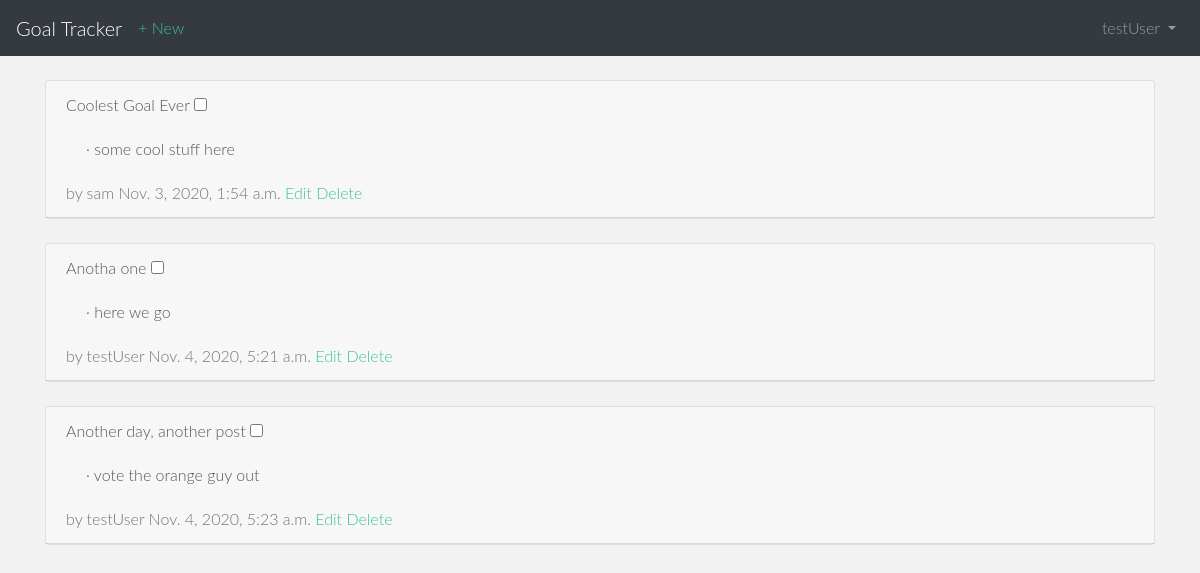
Page /goals/ (signed in) on the earlier database version.
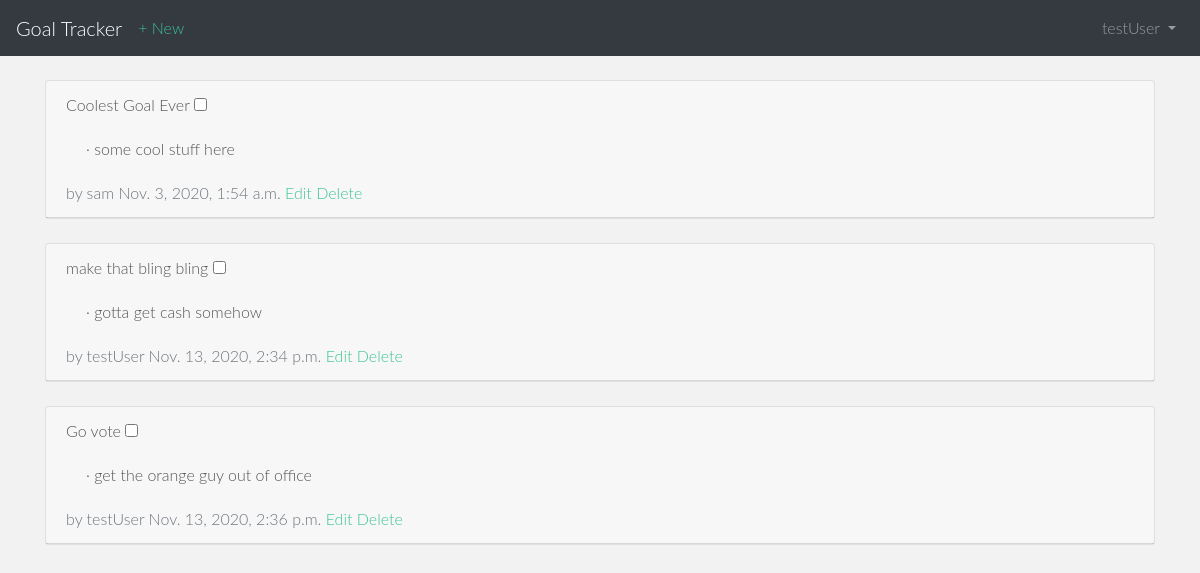
Same page on the later database version.
### users/models.py (models this page shows)
class CustomUser(AbstractUser):
    age = models.PositiveIntegerField(null=True, blank=True)

### goals/models.py (models this page shows, shortened)
class Goal(models.Model):
    title = models.CharField(max_length=255)
    body = models.TextField()
    date = models.DateTimeField(auto_now_add=True)
    author = models.ForeignKey(
    get_user_model(),
    on_delete=models.CASCADE,
    )

### goals/views.py (the view)
# urls.py: path('',GoalListView.as_view(), name='goal_list'),
class GoalListView(LoginRequiredMixin, ListView):
    model = Goal
    template_name = 'goal_list.html'
    login_url = 'login'

### templates/goal_list.html (shortened to what this page needs)
{% extends 'base.html' %}
{% block content %}
  {% for goal in object_list %}
    <div class="card">
      <div class="card-header">
        <span class="front-weight-bold">{{ goal.title }}</span>
        <input type="checkbox" name="..."/>
        <div class="card-body">
          &middot; {{ goal.body }}
        </div>
        <span class="text-muted">by {{ goal.author }}
          {{ goal.date }}</span>
          <a href="{% url 'goal_edit' goal.pk %}">Edit</a>
          <a href="{% url 'goal_delete' goal.pk %}">Delete</a>
        </div>
      </div>
      <br />
    {% endfor %}
  {% endblock content %}

### templates/base.html (shortened to what this page needs)
<!doctype html>
{% load static %}
<html lang="en">
  <head>
    <link rel="stylesheet"
    href="https://stackpath.bootstrapcdn.com/bootstrap/4.1.3/css/bootstrap.min.css"
>
    <link rel="stylesheet" type="text/css" href="{% static 'css/style.css' %}"/>
  </head>
  <body>
    <nav class="navbar navbar-expand-md navbar-dark bg-dark mb-4">
      <a class="navbar-brand" href="{% url 'home' %}">Goal Tracker</a>
    <div class="collapse navbar-collapse" id="navbarCollapse">
      {% if user.is_authenticated %}
        <ul class="navbar-nav mr-auto">
          <li class="nav-item"><a href="{%url 'goal_new' %}">+ New</a></li>
        </ul>
        <ul class="navbar-nav ml-auto">
          <li class="nav-item">
            <a class="nav-link dropdown-toggle" href="#" id="userMenu"
              data-toggle="dropdown" aria-haspopup="true"
              aria-expanded="false">
              {{ user.username }}
            </a>
          </li>
        </ul>
      {% endif %}
    </div>
  </nav>
  <div class="container">
    {% block content %}
    {% endblock content %}
  </div>
  </body>
</html>

### static/css/style.css (style rules this page uses)
body { background-color: #f2f2f2; font-family: "Lato"; font-weight: 300; font-size: 16px; color: #555; -webkit-font-smoothing: antialiased; -webkit-overflow-scrolling: touch; }
a { color: #3bc492; word-wrap: break-word; -webkit-transition: color 0.1s ease-in, background 0.1s ease-in; -moz-transition: color 0.1s ease-in, background 0.1s ease-in; -ms-transition: color 0.1s ease-in, background 0.1s ease-in; -o-transition: color 0.1s ease-in, background 0.1s ease-in; transition: color 0.1s ease-in, background 0.1s ease-in; }
a:before, a:after { -webkit-transition: color 0.1s ease-in, background 0.1s ease-in; -moz-transition: color 0.1s ease-in, background 0.1s ease-in; -ms-transition: color 0.1s ease-in, background 0.1s ease-in; -o-transition: color 0.1s ease-in, background 0.1s ease-in; transition: color 0.1s ease-in, background 0.1s ease-in; }

Differences in the rows shown:
removed Goal: title "Anotha one", body "here we go", author "testUser", date "Nov. 4, 2020, 5:21 a.m."
removed Goal: title "Another day, another post", body "vote the orange guy out", author "testUser", date "Nov. 4, 2020, 5:23 a.m."
added Goal: title "make that bling bling", body "gotta get cash somehow", author "testUser", date "Nov. 13, 2020, 2:34 p.m."
added Goal: title "Go vote", body "get the orange guy out of office", author "testUser", date "Nov. 13, 2020, 2:36 p.m."
